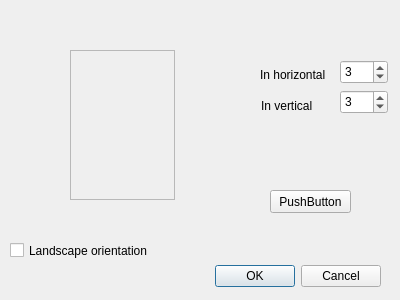
<?xml version="1.0" encoding="UTF-8"?>
<ui version="4.0">
 <class>userlayout</class>
 <widget class="QDialog" name="userlayout">
  <property name="geometry">
   <rect>
    <x>0</x>
    <y>0</y>
    <width>400</width>
    <height>300</height>
   </rect>
  </property>
  <property name="windowTitle">
   <string>User layout</string>
  </property>
  <widget class="QDialogButtonBox" name="buttonBox">
   <property name="geometry">
    <rect>
     <x>40</x>
     <y>260</y>
     <width>341</width>
     <height>32</height>
    </rect>
   </property>
   <property name="orientation">
    <enum>Qt::Horizontal</enum>
   </property>
   <property name="standardButtons">
    <set>QDialogButtonBox::Cancel|QDialogButtonBox::Ok</set>
   </property>
  </widget>
  <widget class="QCheckBox" name="checkBox">
   <property name="geometry">
    <rect>
     <x>10</x>
     <y>240</y>
     <width>161</width>
     <height>21</height>
    </rect>
   </property>
   <property name="text">
    <string>Landscape orientation</string>
   </property>
  </widget>
  <widget class="QLabel" name="label">
   <property name="geometry">
    <rect>
     <x>70</x>
     <y>50</y>
     <width>105</width>
     <height>150</height>
    </rect>
   </property>
   <property name="frameShape">
    <enum>QFrame::StyledPanel</enum>
   </property>
   <property name="text">
    <string/>
   </property>
   <property name="pixmap">
    <pixmap resource="res.qrc">:/new/prefix1/sheet</pixmap>
   </property>
   <property name="scaledContents">
    <bool>true</bool>
   </property>
  </widget>
  <widget class="QSpinBox" name="spinBox">
   <property name="geometry">
    <rect>
     <x>340</x>
     <y>60</y>
     <width>48</width>
     <height>24</height>
    </rect>
   </property>
   <property name="font">
    <font>
     <family>Ubuntu</family>
    </font>
   </property>
   <property name="minimum">
    <number>1</number>
   </property>
   <property name="value">
    <number>3</number>
   </property>
  </widget>
  <widget class="QSpinBox" name="spinBox_2">
   <property name="geometry">
    <rect>
     <x>340</x>
     <y>90</y>
     <width>48</width>
     <height>24</height>
    </rect>
   </property>
   <property name="minimum">
    <number>1</number>
   </property>
   <property name="value">
    <number>3</number>
   </property>
  </widget>
  <widget class="QLabel" name="label_2">
   <property name="geometry">
    <rect>
     <x>260</x>
     <y>67</y>
     <width>81</width>
     <height>16</height>
    </rect>
   </property>
   <property name="text">
    <string>In horizontal</string>
   </property>
  </widget>
  <widget class="QLabel" name="label_3">
   <property name="geometry">
    <rect>
     <x>261</x>
     <y>98</y>
     <width>71</width>
     <height>16</height>
    </rect>
   </property>
   <property name="text">
    <string>In vertical</string>
   </property>
  </widget>
  <widget class="QPushButton" name="pushButton">
   <property name="geometry">
    <rect>
     <x>270</x>
     <y>190</y>
     <width>81</width>
     <height>23</height>
    </rect>
   </property>
   <property name="text">
    <string>PushButton</string>
   </property>
  </widget>
 </widget>
 <resources>
  <include location="res.qrc"/>
 </resources>
 <connections>
  <connection>
   <sender>buttonBox</sender>
   <signal>accepted()</signal>
   <receiver>userlayout</receiver>
   <slot>accept()</slot>
   <hints>
    <hint type="sourcelabel">
     <x>248</x>
     <y>254</y>
    </hint>
    <hint type="destinationlabel">
     <x>157</x>
     <y>274</y>
    </hint>
   </hints>
  </connection>
  <connection>
   <sender>buttonBox</sender>
   <signal>rejected()</signal>
   <receiver>userlayout</receiver>
   <slot>reject()</slot>
   <hints>
    <hint type="sourcelabel">
     <x>316</x>
     <y>260</y>
    </hint>
    <hint type="destinationlabel">
     <x>286</x>
     <y>274</y>
    </hint>
   </hints>
  </connection>
 </connections>
</ui>
